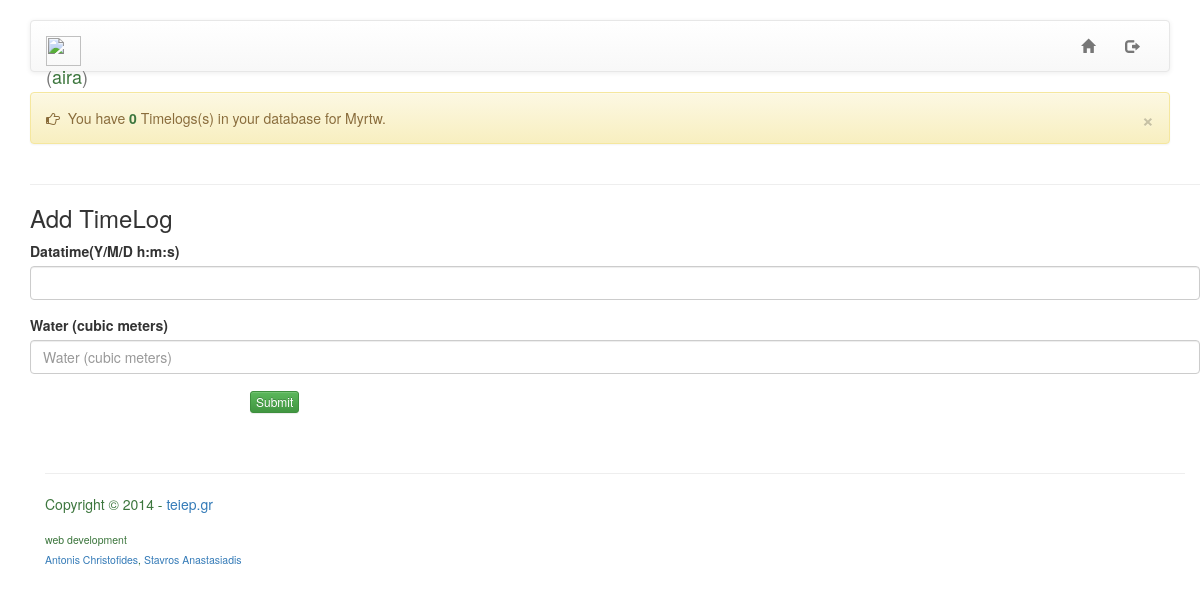
Page /create_irrigationlog/4/ (signed in) on the earlier database version.
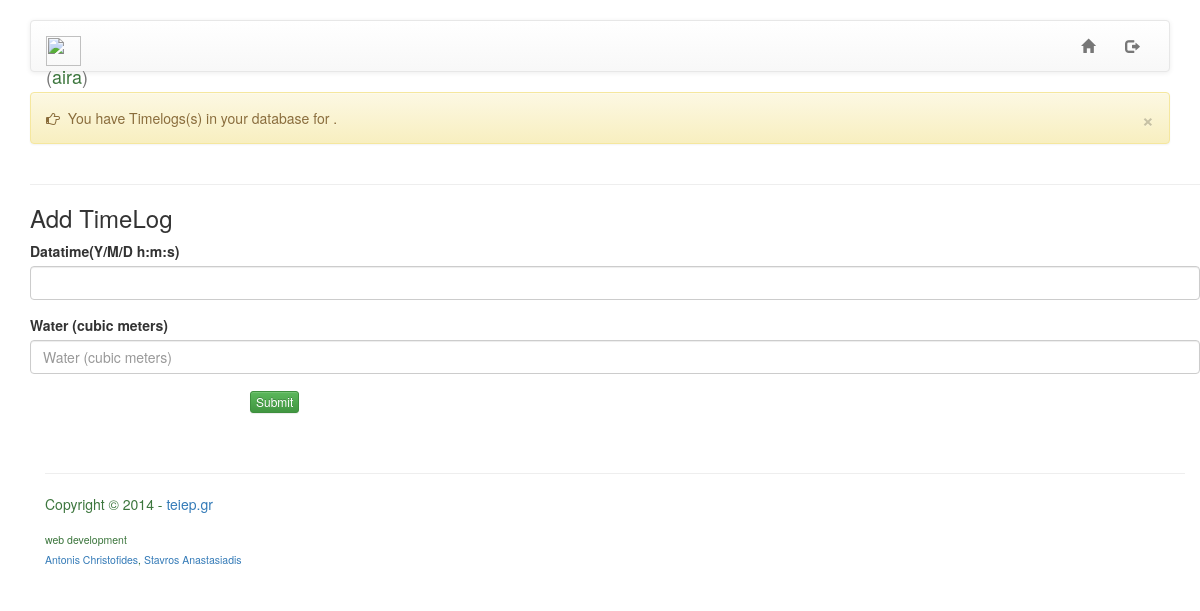
Same page on the later database version.
### aira/models.py (models this page shows, shortened)
class Agrifield(models.Model):
    owner = models.ForeignKey(User)
    name = models.CharField(max_length=255,
                            default='i.e. MyField1')
    lon = models.FloatField()
    lat = models.FloatField()
    ct = models.ForeignKey(CropType)
    irrt = models.ForeignKey(IrrigationType)
    area = models.FloatField()
    class Meta:
        ordering = ('-name',)
        verbose_name_plural = 'Agrifields'

### aira/views.py (the view, shortened to what this page needs)
class CreateIrrigationLog(CreateView):
    model = IrrigationLog
    form_class = IrrigationlogForm
    success_url = "/home"
    def get_context_data(self, **kwargs):
        context = super(CreateIrrigationLog, self).get_context_data(**kwargs)
        try:
            context['agrifield'] = Agrifield.objects.get(pk=self.kwargs['pk'])
            context['logs'] = IrrigationLog.objects.filter(agrifield=self.kwargs['pk']).all()
            context['logs_count'] = context['logs'].count()
        except Agrifield.DoesNotExist:
            context['logs'] = None
        return context

### aira/forms.py
class IrrigationlogForm(forms.ModelForm):
    class Meta:
        model = IrrigationLog
        exclude = ('agrifield',)
        labels = {
            'time': _('Datatime(Y/M/D h:m:s) '),
            'water_amount': _('Water (cubic meters)'),
        }

### aira/templates/aira/irrigationlog_form.html (shortened to what this page needs)
{% extends 'base.html' %}
{% load bootstrap3 %}
{% block content %}
<div class="alert alert-warning">
    <a href="#" class="close" data-dismiss="alert">&times;</a>
    <i class="fa fa-hand-o-right fa-1x"></i>&nbsp;  You have <b><span class="text text-success">{{logs_count}}</span></b> Timelogs(s) in your database for {{ agrifield.name }}.
</div>
<div class="container">
    <div class="row">
    	<hr>
    	 <h3>Add TimeLog</h3>
        <div class="col-lg-12">
            <form method="post" role="form" class="form-horizontal">
                    {% bootstrap_form form layout='horizontal' %}
                    {% buttons %}
                    <div class="col-sm-offset-2 col-sm-10">
                        <button type="submit" class="btn btn-success btn-xs">Submit</button>
                    </div>
            {% endbuttons %}
            </form>
        </div>
        <hr><br>
{% endblock %}

Differences in the rows shown:
removed Agrifield: name "Myrtw"
Other differences:
{{ logs_count }}: "0" → (not shown)
